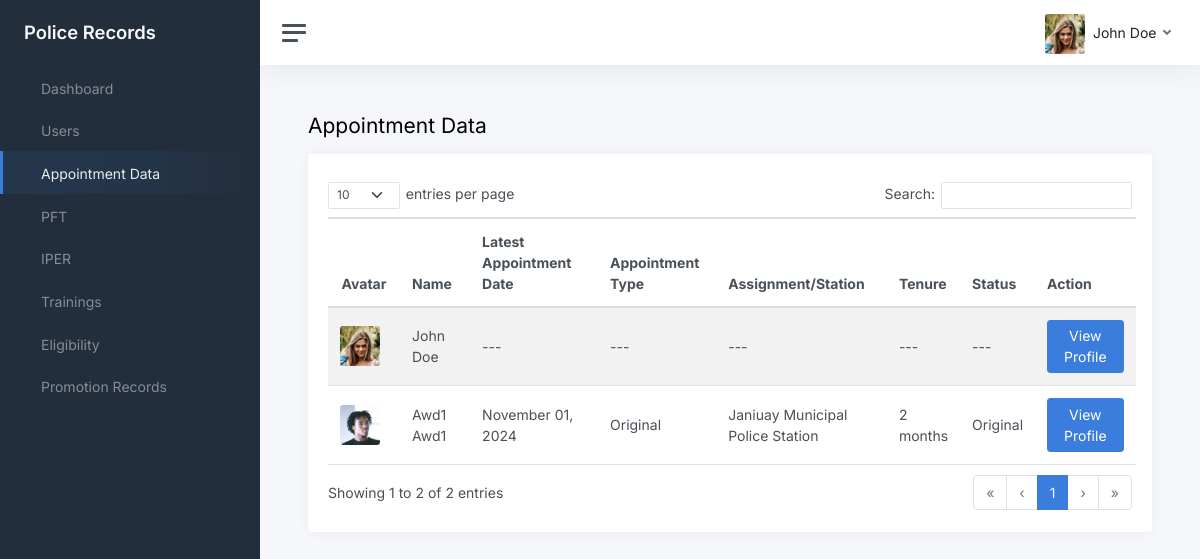
The app's page /views/appointment-data.php (signed in) with its own data.
### tables this page shows
CREATE TABLE `users` (
  `id` int(11) NOT NULL,
  `id_number` varchar(55) NOT NULL,
  `rank_position` text DEFAULT NULL,
  `first_name` varchar(255) NOT NULL,
  `middle_name` varchar(255) DEFAULT NULL,
  `last_name` varchar(255) NOT NULL,
  `address` varchar(255) DEFAULT NULL,
  `email` varchar(255) NOT NULL,
  `password` text DEFAULT NULL,
  `role` varchar(55) DEFAULT NULL,
  `avatar` varchar(255) DEFAULT NULL,
  `date_created` timestamp NOT NULL DEFAULT current_timestamp()
);

CREATE TABLE `appointment` (
  `id` int(11) NOT NULL,
  `user_id` int(11) DEFAULT NULL,
  `appointment_type` varchar(32) NOT NULL,
  `assignment_station` varchar(55) NOT NULL,
  `tenure` varchar(32) NOT NULL,
  `status` varchar(32) NOT NULL,
  `salary` varchar(32) NOT NULL,
  `gsis` varchar(55) NOT NULL,
  `phil_health` varchar(55) NOT NULL,
  `pag_ibig` varchar(55) NOT NULL,
  `appointment_date` date NOT NULL
);

### backend/nodes.php (called while the page is built, shortened)
<?php
require(__DIR__ . "/conn.php");
require(__DIR__ . "/Helpers.php");
$helpers = new Helpers($conn, $_SESSION);

### views/appointment-data.php (the view, shortened to what this page needs)
<?php
require("../backend/nodes.php");
$title = "Appointment Data";
?>
<!DOCTYPE html>
<html lang="en">
<head>
  <?php require("../views/components/head.php"); ?>
</head>
<body>
  <div class="wrapper">
    <?php require("./components/side-bar.php") ?>
    <div class="main">
      <?php require("./components/nav-bar.php") ?>
      <main class="content">
        <div class="container-fluid p-0">
          <div class="mb-3">
            <h1 class="h3 d-inline align-middle"><?= $title ?></h1>
          </div>
          <div class="card">
            <div class="card-body">
              <table class="table table-striped dataTable-table datatable">
                <thead>
                  <tr>
                    <th class="text-center">Avatar</th>
                    <th class="text-start">Name</th>
                    <th class="text-start">Latest Appointment Date</th>
                    <th class="text-start">Appointment Type</th>
                    <th class="text-start">Assignment/Station</th>
                    <th class="text-start">Tenure</th>
                    <th class="text-start">Status</th>
                    <th class="text-start">Action</th>
                  </tr>
                </thead>
                <tbody>
                  <?php
                  $userData = $helpers->select_all("users");
                  if ($userData):
                    foreach ($userData as $user):
                      $modal_id = "company-img-modal_$user->id";
                      $img_id = "company-image_$user->id";
                      $caption_id = "company-caption_$user->id";
                      $appointmentDate = "---";
                      $appointmentType = "---";
                      $assignment = "---";
                      $tenure = "---";
                      $status = "---";
                      $appointment = $helpers->select_all_individual("appointment", "user_id='$user->id' ORDER BY id DESC LIMIT 1");
                      if ($appointment) {
                        $appointmentDate =  date("F d, Y", strtotime($appointment->appointment_date));
                        $appointmentType = $appointment->appointment_type;
                        $assignment = $appointment->assignment_station == "Janiuay Municipal Police Station" ? $appointment->assignment_station : "Specific Unit/Section: $appointment->assignment_station";
                        $tenure = $appointment->tenure;
                        $status = $appointment->appointment_type;
                      }
                  ?>
                      <tr>
                        <td class="td-image text-center">
                          <?= $helpers->generate_modal_click_avatar($helpers->get_avatar_link($user->id), $modal_id, $img_id, $caption_id) ?>
                        </td>
                        <td class="text-start"><?= $helpers->get_full_name($user->id) ?></td>
                        <td class="text-start"><?= $appointmentDate ?></td>
                        <td class="text-start"><?= $appointmentType ?></td>
                        <td class="text-start"><?= $assignment ?></td>
                        <td class="text-start"><?= $tenure ?></td>
                        <td class="text-start"><?= $status ?></td>
                        <td class="text-start">
                          <button type="button" onclick='handleViewProfile(`<?= SERVER_NAME . "/views/profile?id=$user->id" ?>`, "#appointment")' class="btn btn-primary">
                            View Profile
                          </button>
                        </td>
                      </tr>
                    <?php endforeach; ?>
                  <?php endif; ?>
                </tbody>
              </table>
            </div>
          </div>
        </div>
      </main>
    </div>
  </div>
</body>
</html>

### views/components/head.php (shortened to what this page needs)
<?php
$USER = $helpers->get_current_user();
?>
<link rel="stylesheet" href="<?= SERVER_NAME . "/assets/css/bootstrap.css" ?>" />
<link rel="stylesheet" href="<?= SERVER_NAME . "/assets/vendors/fontawesome/all.min.css" ?>" />
<link rel="stylesheet" href="<?= SERVER_NAME . "/assets/css/app.css" ?>" />
<link rel="stylesheet" href="<?= SERVER_NAME . "/custom-assets/css/custom.css" ?>" />
<link rel="stylesheet" href="<?= SERVER_NAME . "/assets/vendors/toastify/toastify.css" ?>" />
<link rel='stylesheet' href='<?= SERVER_NAME . "/assets/vendors/datatables/css/dataTables.bootstrap5.min.css" ?>' />
<link rel='stylesheet' href='<?= SERVER_NAME . "/assets/vendors/datatables/css/responsive.bootstrap5.min.css" ?>' />
<link rel="stylesheet" href="<?= SERVER_NAME . "/assets/vendors/toastify/toastify.css" ?>">
<link rel='stylesheet' href="<?= SERVER_NAME . "/custom-assets/components/image-upload/css/bootstrap-imageupload.min.css" ?>">

### views/components/side-bar.php (shortened to what this page needs)
<nav id="sidebar" class="sidebar js-sidebar">
  <div class="sidebar-content js-simplebar">
    <a class="sidebar-brand" href="index.html">
      <span class="align-middle">Police Records</span>
    </a>
    <ul class="sidebar-nav">
      <?php
      $get_sidebar_data = $helpers->side_bar_data($USER->role);
      foreach ($get_sidebar_data as $menu) :
        $menu = (object)$menu;
        $config = (object)$menu->config;
      ?>
        <li class="sidebar-item <?= $helpers->is_active_menu($config->url, $_SERVER["PHP_SELF"]) ?>">
          <a href="<?= $config->url ?>" class="sidebar-link">
            <span class="align-middle"><?= $menu->title ?></span>
          </a>
        </li>
      <?php endforeach; ?>
    </ul>
  </div>
</nav>

### views/components/nav-bar.php (shortened to what this page needs)
<nav class="navbar navbar-expand navbar-light navbar-bg">
  <a class="sidebar-toggle js-sidebar-toggle">
    <i class="hamburger align-self-center"></i>
  </a>
  <div class="navbar-collapse collapse">
    <ul class="navbar-nav navbar-align">
      <li class="nav-item dropdown">
        <a class="nav-link dropdown-toggle d-none d-sm-inline-block" href="#" data-bs-toggle="dropdown">
          <img src="<?= $helpers->get_avatar_link($USER->id) ?>" class=" avatar img-fluid rounded me-1" />
          <span class="text-dark">
            <?= $helpers->get_full_name($USER->id) ?>
          </span>
        </a>
      </li>
    </ul>
  </div>
</nav>

### backend/Helpers.php (shortened to what this page needs)
<?php
class Helpers
{
  private $conn;
  private $session;
  public function __construct($conn, $session)
  {
    $this->conn = $conn;
    $this->session = $session;
  }
  public function side_bar_data($role)
  {
    $links = array();
    if ($role == "admin") {
      $links = array(
        array(
          "title" => "Dashboard",
          "config" => array(
            "icon" => "sliders",
            "url" => SERVER_NAME . "/views/dashboard",
          ),
        ),
        array(
          "title" => "Users",
          "config" => array(
            "icon" => "user",
            "url" => SERVER_NAME . "/views/users",
          ),
        ),
        array(
          "title" => "Appointment Data",
          "config" => array(
            "icon" => "calendar",
            "url" => SERVER_NAME . "/views/appointment-data",
          ),
        ),
        array(
          "title" => "PFT",
          "config" => array(
            "icon" => "folder",
            "url" => SERVER_NAME . "/views/pft",
          ),
        ),
        array(
          "title" => "IPER",
          "config" => array(
            "icon" => "briefcase",
            "url" => SERVER_NAME . "/views/iper",
          ),
        ),
        array(
          "title" => "Trainings",
          "config" => array(
            "icon" => "list",
            "url" => SERVER_NAME . "/views/trainings",
          ),
        ),
        array(
          "title" => "Eligibility",
          "config" => array(
            "icon" => "folder",
            "url" => SERVER_NAME . "/views/eligibilities",
          ),
        ),
        array(
          "title" => "Promotion Records",
          "config" => array(
            "icon" => "bar-chart-2",
            "url" => SERVER_NAME . "/views/promotions",
          ),
        ),
      );
    }
    return $links;
  }
  public function generate_modal_click_avatar($src, $modal_id, $img_id, $caption_id)
  {
    $explodedSrc = explode("/", $src);
    $alt = count($explodedSrc) > 0 ? $explodedSrc[count($explodedSrc) - 1] : "image.jpg";
    return "
        <img src='$src' onclick='handleOpenModalImg($(this), `$modal_id`, `$img_id`, `$caption_id`)' class='avatar avatar-md rounded me-2' alt='$alt'>
  ";
  }
  public function is_active_menu($url, $self)
  {
    $explodedUrl = explode("/", $url);
    $newUrl =  $explodedUrl[count($explodedUrl) - 1];
    $explodedSelf = explode("/", str_replace(".php", "", $self));
    $newSelf = $explodedSelf[count($explodedSelf) - 1];
    return $newUrl == $newSelf ? "active" : "";
  }
  public function select_all_individual($table, $params)
  {
    $query = $this->conn->query("SELECT * FROM $table WHERE $params");
    return $query->num_rows > 0 ? $query->fetch_object() : null;
  }
  public function select_all($table)
  {
    $query = $this->conn->query("SELECT * FROM $table");
    $data = array();
    while ($row = $query->fetch_object()) {
      array_push($data, $row);
    }
    return $data;
  }
  public function get_current_user()
  {
    $id = $this->session["id"];
    $query = $this->conn->query("SELECT * FROM users WHERE id='$id'");
    return $query->num_rows > 0 ? $query->fetch_object() : null;
  }
  public function get_user_by_id($user_id)
  {
    $query = $this->conn->query("SELECT * FROM users WHERE id='$user_id'");
    return $query->num_rows > 0 ? $query->fetch_object() : null;
  }
  public function get_full_name($user_id, $format = "")
  {
    $user = $this->get_user_by_id($user_id);
    $fullName = "";
    if (!isset($user->mname)) {
      $fullName = ucwords("$user->first_name $user->last_name");
    }
    return $fullName;
  }
  public function get_avatar_link($user_id)
  {
    $user = $this->get_user_by_id($user_id);
    if ($user->avatar) {
      return SERVER_NAME . "/uploads/avatars/$user->avatar";
    }
    return SERVER_NAME . "/custom-assets/images/default.png";
  }
}

### custom-assets/css/custom.css (style rules this page uses)
body { padding: 0 !important; }
img { object-fit: cover; }
.td-image { text-align: center !important; }
.td-image .avatar { object-fit: cover !important; cursor: pointer !important; }

### records on screen
users: id+avatar (picture), $helpers->get_full_name($USER->id) "John Doe", shows a picture, $helpers->get_full_name($user->id) "John Doe", appointmentDate "---", appointmentType "---", assignment "---", tenure "---", status "---"
users: shows a picture, $helpers->get_full_name($user->id) "Awd1 Awd1", appointment.appointment_date "November 01, 2024", appointment.appointment_type "Original", appointment.assignment_station "Janiuay Municipal Police Station", appointment.tenure "2 months"

### other values on screen
$menu->title "Dashboard"
$menu->title "Users"
$menu->title "Appointment Data"
$menu->title "PFT"
$menu->title "IPER"
$menu->title "Trainings"
$menu->title "Eligibility"
$menu->title "Promotion Records"
$title "Appointment Data"
